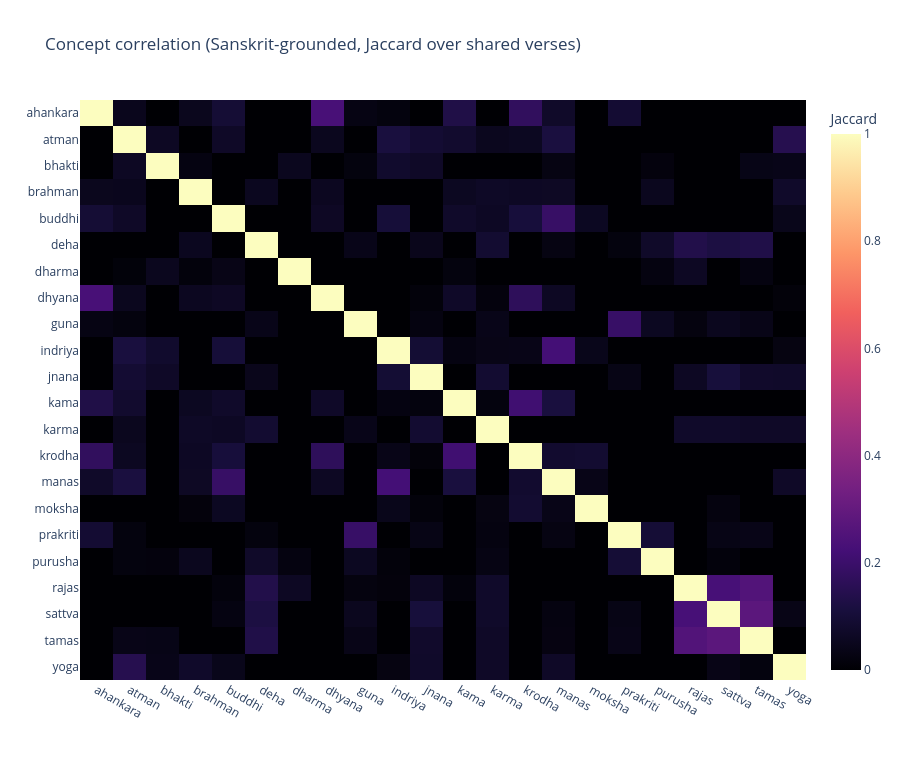

Notebook source saved alongside this figure:
### Code cell
# Concepts, same method.
concept_sim, concept_names = similarity_network(
    "EXPRESSES_CONCEPT", "Concept", "verse_concept"
)
assert concept_names.nunique() == counts["concepts"], concept_names.nunique()

concept_order = sorted(concept_names.unique())
cmat = pd.DataFrame(0.0, index=concept_order, columns=concept_order)
for _, r in concept_sim.iterrows():
    cmat.loc[r["a"], r["b"]] = r["similarity"]
np.fill_diagonal(cmat.values, 1.0)
fig3b = px.imshow(
    cmat, color_continuous_scale="Magma", aspect="auto",
    title="Concept correlation (Sanskrit-grounded, Jaccard over shared verses)",
    labels=dict(color="Jaccard"),
)
fig3b.update_layout(height=760)
export(fig3b, "analysis_concept_correlation.html")
fig3b

### Figure 1 — Plotly figure (JSON) as saved in the notebook; plotly's stock layout.template omitted (floating-point values rounded to 4 significant figures; data arrays with more than 128 entries replaced by an {"elided": "..."} marker saying what was removed)
{"data": [{"coloraxis": "coloraxis", "hovertemplate": "x: %{x}<br>y: %{y}<br>Jaccard: %{z}<extra></extra>", "name": "0", "type": "heatmap", "x": ["ahankara", "atman", "bhakti", "brahman", "buddhi", "deha", "dharma", "dhyana", "guna", "indriya", "jnana", "kama", "karma", "krodha", "manas", "moksha", "prakriti", "purusha", "rajas", "sattva", "tamas", "yoga"], "xaxis": "x", "y": ["ahankara", "atman", "bhakti", "brahman", "buddhi", "deha", "dharma", "dhyana", "guna", "indriya", "jnana", "kama", "karma", "krodha", "manas", "moksha", "prakriti", "purusha", "rajas", "sattva", "tamas", "yoga"], "yaxis": "y", "z": {"elided": "22x22 float values"}}], "layout": {"coloraxis": {"autocolorscale": false, "colorbar": {"title": {"text": "Jaccard"}}, "colorscale": [[0.0, "#000004"], [0.1111, "#180f3d"], [0.2222, "#440f76"], [0.3333, "#721f81"], [0.4444, "#9e2f7f"], [0.5556, "#cd4071"], [0.6667, "#f1605d"], [0.7778, "#fd9668"], [0.8889, "#feca8d"], [1.0, "#fcfdbf"]]}, "height": 760, "title": {"text": "Concept correlation (Sanskrit-grounded, Jaccard over shared verses)"}, "xaxis": {"anchor": "y", "domain": [0.0, 1.0]}, "yaxis": {"anchor": "x", "autorange": "reversed", "domain": [0.0, 1.0]}}}
